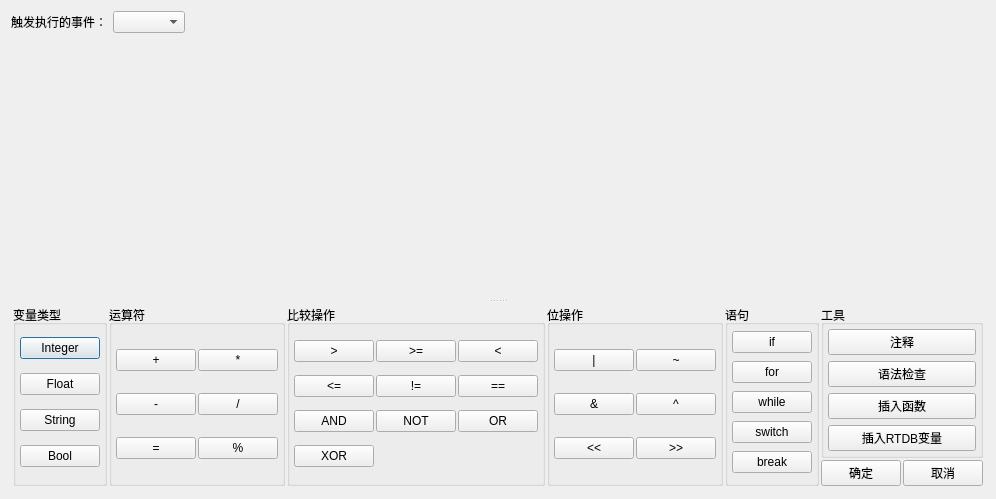
<?xml version="1.0" encoding="UTF-8"?>
<ui version="4.0">
 <class>ScriptPropertyEditorDlg</class>
 <widget class="QDialog" name="ScriptPropertyEditorDlg">
  <property name="geometry">
   <rect>
    <x>0</x>
    <y>0</y>
    <width>907</width>
    <height>438</height>
   </rect>
  </property>
  <property name="windowTitle">
   <string>Dialog</string>
  </property>
  <layout class="QVBoxLayout" name="verticalLayout">
   <item>
    <layout class="QHBoxLayout" name="horizontalLayout_3">
     <item>
      <widget class="QLabel" name="label">
       <property name="text">
        <string>触发执行的事件：</string>
       </property>
      </widget>
     </item>
     <item>
      <widget class="QComboBox" name="cboEventTrigger"/>
     </item>
     <item>
      <spacer name="horizontalSpacer">
       <property name="orientation">
        <enum>Qt::Horizontal</enum>
       </property>
       <property name="sizeHint" stdset="0">
        <size>
         <width>40</width>
         <height>20</height>
        </size>
       </property>
      </spacer>
     </item>
    </layout>
   </item>
   <item>
    <widget class="QSplitter" name="splitter">
     <property name="orientation">
      <enum>Qt::Vertical</enum>
     </property>
     <widget class="QWidget" name="widgetEditor" native="true">
      <property name="minimumSize">
       <size>
        <width>0</width>
        <height>260</height>
       </size>
      </property>
     </widget>
     <widget class="QWidget" name="widgetTool" native="true">
      <property name="maximumSize">
       <size>
        <width>16777215</width>
        <height>200</height>
       </size>
      </property>
      <layout class="QHBoxLayout" name="horizontalLayout_2">
       <property name="spacing">
        <number>2</number>
       </property>
       <property name="sizeConstraint">
        <enum>QLayout::SetNoConstraint</enum>
       </property>
       <property name="leftMargin">
        <number>2</number>
       </property>
       <property name="topMargin">
        <number>2</number>
       </property>
       <property name="rightMargin">
        <number>2</number>
       </property>
       <property name="bottomMargin">
        <number>2</number>
       </property>
       <item>
        <widget class="QGroupBox" name="groupBox">
         <property name="title">
          <string>变量类型</string>
         </property>
         <layout class="QGridLayout" name="gridLayout_4">
          <property name="leftMargin">
           <number>4</number>
          </property>
          <property name="topMargin">
           <number>4</number>
          </property>
          <property name="rightMargin">
           <number>4</number>
          </property>
          <property name="bottomMargin">
           <number>4</number>
          </property>
          <item row="0" column="0">
           <widget class="QPushButton" name="btnTypeInteger">
            <property name="text">
             <string>Integer</string>
            </property>
           </widget>
          </item>
          <item row="1" column="0">
           <widget class="QPushButton" name="btnTypeFloat">
            <property name="text">
             <string>Float</string>
            </property>
           </widget>
          </item>
          <item row="2" column="0">
           <widget class="QPushButton" name="btnTypeString">
            <property name="text">
             <string>String</string>
            </property>
           </widget>
          </item>
          <item row="3" column="0">
           <widget class="QPushButton" name="btnTypeBool">
            <property name="text">
             <string>Bool</string>
            </property>
           </widget>
          </item>
         </layout>
        </widget>
       </item>
       <item>
        <widget class="QGroupBox" name="groupBox_2">
         <property name="title">
          <string>运算符</string>
         </property>
         <layout class="QGridLayout" name="gridLayout">
          <property name="sizeConstraint">
           <enum>QLayout::SetNoConstraint</enum>
          </property>
          <property name="leftMargin">
           <number>4</number>
          </property>
          <property name="topMargin">
           <number>4</number>
          </property>
          <property name="rightMargin">
           <number>4</number>
          </property>
          <property name="bottomMargin">
           <number>4</number>
          </property>
          <property name="spacing">
           <number>2</number>
          </property>
          <item row="0" column="0">
           <widget class="QPushButton" name="btnOptAdd">
            <property name="text">
             <string>+</string>
            </property>
           </widget>
          </item>
          <item row="0" column="1">
           <widget class="QPushButton" name="btnOptMul">
            <property name="text">
             <string>*</string>
            </property>
           </widget>
          </item>
          <item row="1" column="0">
           <widget class="QPushButton" name="btnOptSub">
            <property name="text">
             <string>-</string>
            </property>
           </widget>
          </item>
          <item row="1" column="1">
           <widget class="QPushButton" name="btnOptDiv">
            <property name="text">
             <string>/</string>
            </property>
           </widget>
          </item>
          <item row="2" column="0">
           <widget class="QPushButton" name="btnOptAssign">
            <property name="text">
             <string>=</string>
            </property>
           </widget>
          </item>
          <item row="2" column="1">
           <widget class="QPushButton" name="btnOptMod">
            <property name="text">
             <string>%</string>
            </property>
           </widget>
          </item>
         </layout>
        </widget>
       </item>
       <item>
        <widget class="QGroupBox" name="groupBox_3">
         <property name="title">
          <string>比较操作</string>
         </property>
         <layout class="QGridLayout" name="gridLayout_2">
          <property name="sizeConstraint">
           <enum>QLayout::SetNoConstraint</enum>
          </property>
          <property name="leftMargin">
           <number>4</number>
          </property>
          <property name="topMargin">
           <number>4</number>
          </property>
          <property name="rightMargin">
           <number>4</number>
          </property>
          <property name="bottomMargin">
           <number>4</number>
          </property>
          <property name="spacing">
           <number>2</number>
          </property>
          <item row="0" column="0">
           <widget class="QPushButton" name="btnCmpGt">
            <property name="text">
             <string>&gt;</string>
            </property>
           </widget>
          </item>
          <item row="0" column="1">
           <widget class="QPushButton" name="btnCmpGE">
            <property name="text">
             <string>&gt;=</string>
            </property>
           </widget>
          </item>
          <item row="0" column="2">
           <widget class="QPushButton" name="btnCmpLt">
            <property name="text">
             <string>&lt;</string>
            </property>
           </widget>
          </item>
          <item row="1" column="0">
           <widget class="QPushButton" name="btnCmpLe">
            <property name="text">
             <string>&lt;=</string>
            </property>
           </widget>
          </item>
          <item row="1" column="1">
           <widget class="QPushButton" name="btnCmpNeq">
            <property name="text">
             <string>!=</string>
            </property>
           </widget>
          </item>
          <item row="1" column="2">
           <widget class="QPushButton" name="btnCmpEq">
            <property name="text">
             <string>==</string>
            </property>
           </widget>
          </item>
          <item row="2" column="0">
           <widget class="QPushButton" name="btnCmpAnd">
            <property name="text">
             <string>AND</string>
            </property>
           </widget>
          </item>
          <item row="2" column="1">
           <widget class="QPushButton" name="btnCmpNot">
            <property name="text">
             <string>NOT</string>
            </property>
           </widget>
          </item>
          <item row="2" column="2">
           <widget class="QPushButton" name="btnCmpOr">
            <property name="text">
             <string>OR</string>
            </property>
           </widget>
          </item>
          <item row="3" column="0">
           <widget class="QPushButton" name="btnCmpXor">
            <property name="text">
             <string>XOR</string>
            </property>
           </widget>
          </item>
         </layout>
        </widget>
       </item>
       <item>
        <widget class="QGroupBox" name="groupBox_4">
         <property name="title">
          <string>位操作</string>
         </property>
         <layout class="QGridLayout" name="gridLayout_3">
          <property name="sizeConstraint">
           <enum>QLayout::SetNoConstraint</enum>
          </property>
          <property name="leftMargin">
           <number>4</number>
          </property>
          <property name="topMargin">
           <number>4</number>
          </property>
          <property name="rightMargin">
           <number>4</number>
          </property>
          <property name="bottomMargin">
           <number>4</number>
          </property>
          <property name="spacing">
           <number>2</number>
          </property>
          <item row="0" column="0">
           <widget class="QPushButton" name="btnBitoptOr">
            <property name="text">
             <string>|</string>
            </property>
           </widget>
          </item>
          <item row="0" column="1">
           <widget class="QPushButton" name="btnBitoptInv">
            <property name="text">
             <string>~</string>
            </property>
           </widget>
          </item>
          <item row="1" column="0">
           <widget class="QPushButton" name="btnBitoptAnd">
            <property name="text">
             <string>&amp;&amp;</string>
            </property>
           </widget>
          </item>
          <item row="1" column="1">
           <widget class="QPushButton" name="btnBitoptXor">
            <property name="text">
             <string>^</string>
            </property>
           </widget>
          </item>
          <item row="2" column="0">
           <widget class="QPushButton" name="btnBitoptLShift">
            <property name="text">
             <string>&lt;&lt;</string>
            </property>
           </widget>
          </item>
          <item row="2" column="1">
           <widget class="QPushButton" name="btnBitoptRShift">
            <property name="text">
             <string>&gt;&gt;</string>
            </property>
           </widget>
          </item>
         </layout>
        </widget>
       </item>
       <item>
        <widget class="QGroupBox" name="groupBox_5">
         <property name="title">
          <string>语句</string>
         </property>
         <layout class="QGridLayout" name="gridLayout_5">
          <property name="sizeConstraint">
           <enum>QLayout::SetNoConstraint</enum>
          </property>
          <property name="leftMargin">
           <number>4</number>
          </property>
          <property name="topMargin">
           <number>4</number>
          </property>
          <property name="rightMargin">
           <number>4</number>
          </property>
          <property name="bottomMargin">
           <number>4</number>
          </property>
          <item row="0" column="0">
           <widget class="QPushButton" name="btnStatementIf">
            <property name="text">
             <string>if</string>
            </property>
           </widget>
          </item>
          <item row="1" column="0">
           <widget class="QPushButton" name="btnStatementFor">
            <property name="text">
             <string>for</string>
            </property>
           </widget>
          </item>
          <item row="2" column="0">
           <widget class="QPushButton" name="btnStatementWhile">
            <property name="text">
             <string>while</string>
            </property>
           </widget>
          </item>
          <item row="3" column="0">
           <widget class="QPushButton" name="btnStatementSwitch">
            <property name="text">
             <string>switch</string>
            </property>
           </widget>
          </item>
          <item row="4" column="0">
           <widget class="QPushButton" name="btnStatementBreak">
            <property name="text">
             <string>break</string>
            </property>
           </widget>
          </item>
         </layout>
        </widget>
       </item>
       <item>
        <layout class="QVBoxLayout" name="verticalLayout_4">
         <item>
          <widget class="QGroupBox" name="groupBox_6">
           <property name="title">
            <string>工具</string>
           </property>
           <layout class="QGridLayout" name="gridLayout_6">
            <property name="sizeConstraint">
             <enum>QLayout::SetDefaultConstraint</enum>
            </property>
            <property name="leftMargin">
             <number>4</number>
            </property>
            <property name="topMargin">
             <number>4</number>
            </property>
            <property name="rightMargin">
             <number>4</number>
            </property>
            <property name="bottomMargin">
             <number>4</number>
            </property>
            <item row="0" column="0">
             <widget class="QPushButton" name="btnToolComment">
              <property name="text">
               <string>注释</string>
              </property>
             </widget>
            </item>
            <item row="1" column="0">
             <widget class="QPushButton" name="btnToolSyntaxcheck">
              <property name="text">
               <string>语法检查</string>
              </property>
             </widget>
            </item>
            <item row="2" column="0">
             <widget class="QPushButton" name="btnToolFunc">
              <property name="text">
               <string>插入函数</string>
              </property>
             </widget>
            </item>
            <item row="3" column="0">
             <widget class="QPushButton" name="btnToolRtdb">
              <property name="text">
               <string>插入RTDB变量</string>
              </property>
             </widget>
            </item>
           </layout>
          </widget>
         </item>
         <item>
          <layout class="QHBoxLayout" name="horizontalLayout">
           <property name="spacing">
            <number>2</number>
           </property>
           <property name="sizeConstraint">
            <enum>QLayout::SetDefaultConstraint</enum>
           </property>
           <item>
            <widget class="QPushButton" name="btnOk">
             <property name="text">
              <string>确定</string>
             </property>
            </widget>
           </item>
           <item>
            <widget class="QPushButton" name="btnCancel">
             <property name="text">
              <string>取消</string>
             </property>
            </widget>
           </item>
          </layout>
         </item>
        </layout>
       </item>
      </layout>
     </widget>
    </widget>
   </item>
  </layout>
 </widget>
 <resources/>
 <connections/>
</ui>
